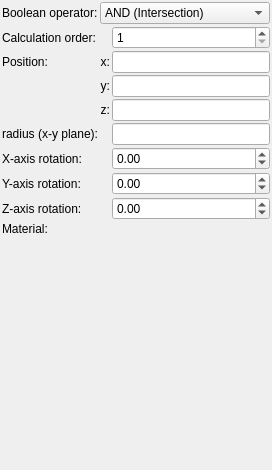
<?xml version="1.0" encoding="UTF-8"?>
<ui version="4.0">
 <class>Form</class>
 <widget class="QWidget" name="Form">
  <property name="geometry">
   <rect>
    <x>0</x>
    <y>0</y>
    <width>272</width>
    <height>470</height>
   </rect>
  </property>
  <property name="windowTitle">
   <string>Form</string>
  </property>
  <layout class="QVBoxLayout" name="verticalLayout">
   <property name="spacing">
    <number>2</number>
   </property>
   <property name="leftMargin">
    <number>2</number>
   </property>
   <property name="topMargin">
    <number>2</number>
   </property>
   <property name="rightMargin">
    <number>2</number>
   </property>
   <property name="bottomMargin">
    <number>2</number>
   </property>
   <item>
    <layout class="QGridLayout" name="gridLayout">
     <property name="spacing">
      <number>2</number>
     </property>
     <item row="4" column="2">
      <widget class="MyLineEdit" name="vect3_position_z">
       <property name="sizePolicy">
        <sizepolicy hsizetype="Expanding" vsizetype="Maximum">
         <horstretch>0</horstretch>
         <verstretch>0</verstretch>
        </sizepolicy>
       </property>
      </widget>
     </item>
     <item row="2" column="2">
      <widget class="MyLineEdit" name="vect3_position_x">
       <property name="sizePolicy">
        <sizepolicy hsizetype="Expanding" vsizetype="Maximum">
         <horstretch>0</horstretch>
         <verstretch>0</verstretch>
        </sizepolicy>
       </property>
      </widget>
     </item>
     <item row="7" column="2">
      <widget class="MyDoubleSpinBox" name="spinboxd3_rotation_y">
       <property name="sizePolicy">
        <sizepolicy hsizetype="Minimum" vsizetype="Maximum">
         <horstretch>0</horstretch>
         <verstretch>0</verstretch>
        </sizepolicy>
       </property>
       <property name="prefix">
        <string/>
       </property>
       <property name="suffix">
        <string/>
       </property>
       <property name="decimals">
        <number>2</number>
       </property>
       <property name="minimum">
        <double>-36000.000000000000000</double>
       </property>
       <property name="maximum">
        <double>36000.000000000000000</double>
       </property>
       <property name="singleStep">
        <double>0.100000000000000</double>
       </property>
      </widget>
     </item>
     <item row="3" column="2">
      <widget class="MyLineEdit" name="vect3_position_y">
       <property name="sizePolicy">
        <sizepolicy hsizetype="Expanding" vsizetype="Maximum">
         <horstretch>0</horstretch>
         <verstretch>0</verstretch>
        </sizepolicy>
       </property>
      </widget>
     </item>
     <item row="4" column="1">
      <widget class="QLabel" name="label_13">
       <property name="text">
        <string>z:</string>
       </property>
       <property name="alignment">
        <set>Qt::AlignRight|Qt::AlignTrailing|Qt::AlignVCenter</set>
       </property>
      </widget>
     </item>
     <item row="2" column="0">
      <widget class="QLabel" name="label_10">
       <property name="text">
        <string>Position:</string>
       </property>
      </widget>
     </item>
     <item row="7" column="0">
      <widget class="QLabel" name="label_9">
       <property name="text">
        <string>Y-axis rotation:</string>
       </property>
      </widget>
     </item>
     <item row="9" column="0">
      <widget class="QLabel" name="label_19">
       <property name="text">
        <string>Material:</string>
       </property>
      </widget>
     </item>
     <item row="6" column="2">
      <widget class="MyDoubleSpinBox" name="spinboxd3_rotation_x">
       <property name="sizePolicy">
        <sizepolicy hsizetype="Minimum" vsizetype="Maximum">
         <horstretch>0</horstretch>
         <verstretch>0</verstretch>
        </sizepolicy>
       </property>
       <property name="prefix">
        <string/>
       </property>
       <property name="suffix">
        <string/>
       </property>
       <property name="decimals">
        <number>2</number>
       </property>
       <property name="minimum">
        <double>-36000.000000000000000</double>
       </property>
       <property name="maximum">
        <double>36000.000000000000000</double>
       </property>
       <property name="singleStep">
        <double>0.100000000000000</double>
       </property>
      </widget>
     </item>
     <item row="1" column="0">
      <widget class="QLabel" name="label_21">
       <property name="text">
        <string>Calculation order:</string>
       </property>
       <property name="wordWrap">
        <bool>true</bool>
       </property>
      </widget>
     </item>
     <item row="8" column="2">
      <widget class="MyDoubleSpinBox" name="spinboxd3_rotation_z">
       <property name="sizePolicy">
        <sizepolicy hsizetype="Minimum" vsizetype="Maximum">
         <horstretch>0</horstretch>
         <verstretch>0</verstretch>
        </sizepolicy>
       </property>
       <property name="prefix">
        <string/>
       </property>
       <property name="suffix">
        <string/>
       </property>
       <property name="decimals">
        <number>2</number>
       </property>
       <property name="minimum">
        <double>-36000.000000000000000</double>
       </property>
       <property name="maximum">
        <double>36000.000000000000000</double>
       </property>
       <property name="singleStep">
        <double>0.100000000000000</double>
       </property>
      </widget>
     </item>
     <item row="2" column="1">
      <widget class="QLabel" name="label_11">
       <property name="text">
        <string>x:</string>
       </property>
       <property name="alignment">
        <set>Qt::AlignRight|Qt::AlignTrailing|Qt::AlignVCenter</set>
       </property>
      </widget>
     </item>
     <item row="8" column="0">
      <widget class="QLabel" name="label_15">
       <property name="text">
        <string>Z-axis rotation:</string>
       </property>
      </widget>
     </item>
     <item row="6" column="0">
      <widget class="QLabel" name="label_8">
       <property name="text">
        <string>X-axis rotation:</string>
       </property>
      </widget>
     </item>
     <item row="5" column="2">
      <widget class="MyLineEdit" name="logedit_radius">
       <property name="sizePolicy">
        <sizepolicy hsizetype="Expanding" vsizetype="Maximum">
         <horstretch>0</horstretch>
         <verstretch>0</verstretch>
        </sizepolicy>
       </property>
      </widget>
     </item>
     <item row="5" column="0">
      <widget class="QLabel" name="label_14">
       <property name="text">
        <string>radius (x-y plane):</string>
       </property>
       <property name="alignment">
        <set>Qt::AlignRight|Qt::AlignTrailing|Qt::AlignVCenter</set>
       </property>
      </widget>
     </item>
     <item row="3" column="1">
      <widget class="QLabel" name="label_12">
       <property name="text">
        <string>y:</string>
       </property>
       <property name="alignment">
        <set>Qt::AlignRight|Qt::AlignTrailing|Qt::AlignVCenter</set>
       </property>
      </widget>
     </item>
     <item row="9" column="1" colspan="2">
      <widget class="cMaterialSelector" name="materialselector_material_id" native="true">
       <property name="sizePolicy">
        <sizepolicy hsizetype="Preferred" vsizetype="Minimum">
         <horstretch>0</horstretch>
         <verstretch>0</verstretch>
        </sizepolicy>
       </property>
      </widget>
     </item>
     <item row="0" column="0">
      <widget class="QLabel" name="label_20">
       <property name="text">
        <string>Boolean operator:</string>
       </property>
       <property name="wordWrap">
        <bool>true</bool>
       </property>
      </widget>
     </item>
     <item row="0" column="1" colspan="2">
      <widget class="MyComboBox" name="comboBox_boolean_operator">
       <property name="sizePolicy">
        <sizepolicy hsizetype="Preferred" vsizetype="Preferred">
         <horstretch>0</horstretch>
         <verstretch>0</verstretch>
        </sizepolicy>
       </property>
       <item>
        <property name="text">
         <string>AND (Intersection)</string>
        </property>
       </item>
       <item>
        <property name="text">
         <string>OR (Union)</string>
        </property>
       </item>
       <item>
        <property name="text">
         <string>SUB (Complement)</string>
        </property>
       </item>
       <item>
        <property name="text">
         <string>rev SUB (B-A)</string>
        </property>
       </item>
      </widget>
     </item>
     <item row="1" column="2">
      <widget class="MySpinBox" name="spinboxInt_calculation_order">
       <property name="sizePolicy">
        <sizepolicy hsizetype="Minimum" vsizetype="Maximum">
         <horstretch>0</horstretch>
         <verstretch>0</verstretch>
        </sizepolicy>
       </property>
       <property name="toolTip">
        <string>&lt;html&gt;&lt;head/&gt;&lt;body&gt;&lt;p&gt;Order of calculation boolean operators. Object with lower number will be calculated first.&lt;/p&gt;&lt;/body&gt;&lt;/html&gt;</string>
       </property>
       <property name="minimum">
        <number>1</number>
       </property>
       <property name="maximum">
        <number>9999</number>
       </property>
      </widget>
     </item>
    </layout>
   </item>
   <item>
    <spacer name="verticalSpacer">
     <property name="orientation">
      <enum>Qt::Vertical</enum>
     </property>
     <property name="sizeHint" stdset="0">
      <size>
       <width>20</width>
       <height>40</height>
      </size>
     </property>
    </spacer>
   </item>
  </layout>
 </widget>
 <customwidgets>
  <customwidget>
   <class>MyDoubleSpinBox</class>
   <extends>QDoubleSpinBox</extends>
   <header>my_double_spin_box.h</header>
  </customwidget>
  <customwidget>
   <class>MyLineEdit</class>
   <extends>QLineEdit</extends>
   <header>my_line_edit.h</header>
  </customwidget>
  <customwidget>
   <class>cMaterialSelector</class>
   <extends>QWidget</extends>
   <header>material_selector.h</header>
   <container>1</container>
  </customwidget>
  <customwidget>
   <class>MyComboBox</class>
   <extends>QComboBox</extends>
   <header>my_combo_box.h</header>
  </customwidget>
  <customwidget>
   <class>MySpinBox</class>
   <extends>QSpinBox</extends>
   <header>my_spin_box.h</header>
  </customwidget>
 </customwidgets>
 <tabstops>
  <tabstop>vect3_position_x</tabstop>
  <tabstop>vect3_position_y</tabstop>
  <tabstop>vect3_position_z</tabstop>
  <tabstop>logedit_radius</tabstop>
  <tabstop>spinboxd3_rotation_x</tabstop>
  <tabstop>spinboxd3_rotation_y</tabstop>
  <tabstop>spinboxd3_rotation_z</tabstop>
 </tabstops>
 <resources/>
 <connections/>
</ui>
